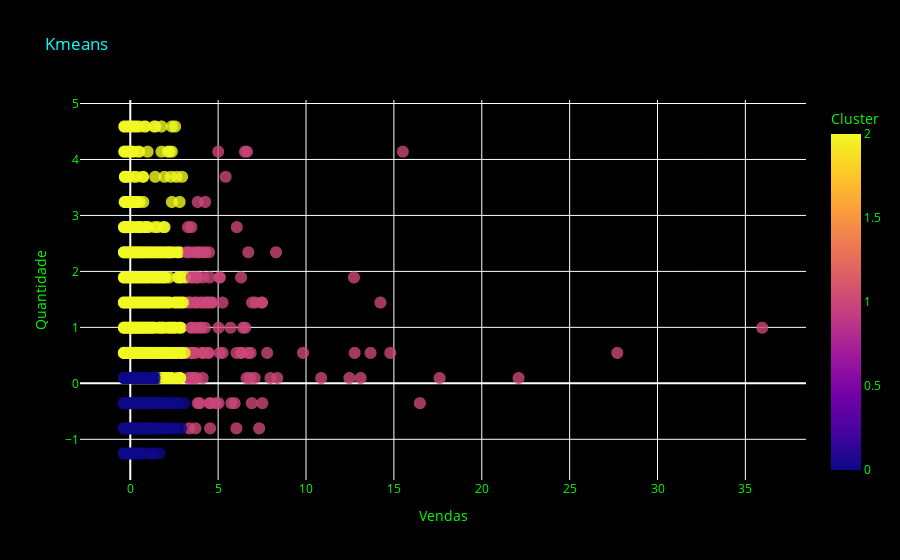

Notebook code for this chart:
### Code cell
fig = px.scatter(result_data, x='Sales', y='Quantity', color='Cluster', title='Kmeans',
                 labels={'Sales': 'Vendas', 'Quantity': 'Quantidade'})


fig.update_layout(
    paper_bgcolor='black',  
    plot_bgcolor='black',   
    font=dict(color='lime'),  
    title=dict(font=dict(color='cyan')),  
    coloraxis_colorbar=dict(outlinewidth=0, tickfont=dict(color='lime')),  
    legend=dict(font=dict(color='lime')),  
)


colors = ['#FF69B4', '#00FF00', '#00FFFF'] 
fig.update_traces(marker=dict(size=12, opacity=0.8), selector=dict(mode='markers'))


fig.show()

### Figure 1 — Plotly figure (JSON) as saved in the notebook; plotly's stock layout.template omitted (floating-point values rounded to 4 significant figures; data arrays with more than 128 entries replaced by an {"elided": "..."} marker saying what was removed)
{"data": [{"hovertemplate": "Vendas=%{x}<br>Quantidade=%{y}<br>Cluster=%{marker.color}<extra></extra>", "legendgroup": "", "marker": {"color": {"elided": "9994 int values"}, "coloraxis": "coloraxis", "opacity": 0.8, "size": 12, "symbol": "circle"}, "mode": "markers", "name": "", "showlegend": false, "type": "scattergl", "x": {"elided": "9994 float values"}, "xaxis": "x", "y": {"elided": "9994 float values"}, "yaxis": "y"}], "layout": {"coloraxis": {"colorbar": {"outlinewidth": 0, "tickfont": {"color": "lime"}, "title": {"text": "Cluster"}}, "colorscale": [[0, "#0d0887"], [0.1111, "#46039f"], [0.2222, "#7201a8"], [0.3333, "#9c179e"], [0.4444, "#bd3786"], [0.5556, "#d8576b"], [0.6667, "#ed7953"], [0.7778, "#fb9f3a"], [0.8889, "#fdca26"], [1, "#f0f921"]]}, "font": {"color": "lime"}, "legend": {"font": {"color": "lime"}, "tracegroupgap": 0}, "paper_bgcolor": "black", "plot_bgcolor": "black", "title": {"font": {"color": "cyan"}, "text": "Kmeans"}, "xaxis": {"anchor": "y", "domain": [0, 1], "title": {"text": "Vendas"}}, "yaxis": {"anchor": "x", "domain": [0, 1], "title": {"text": "Quantidade"}}}}
